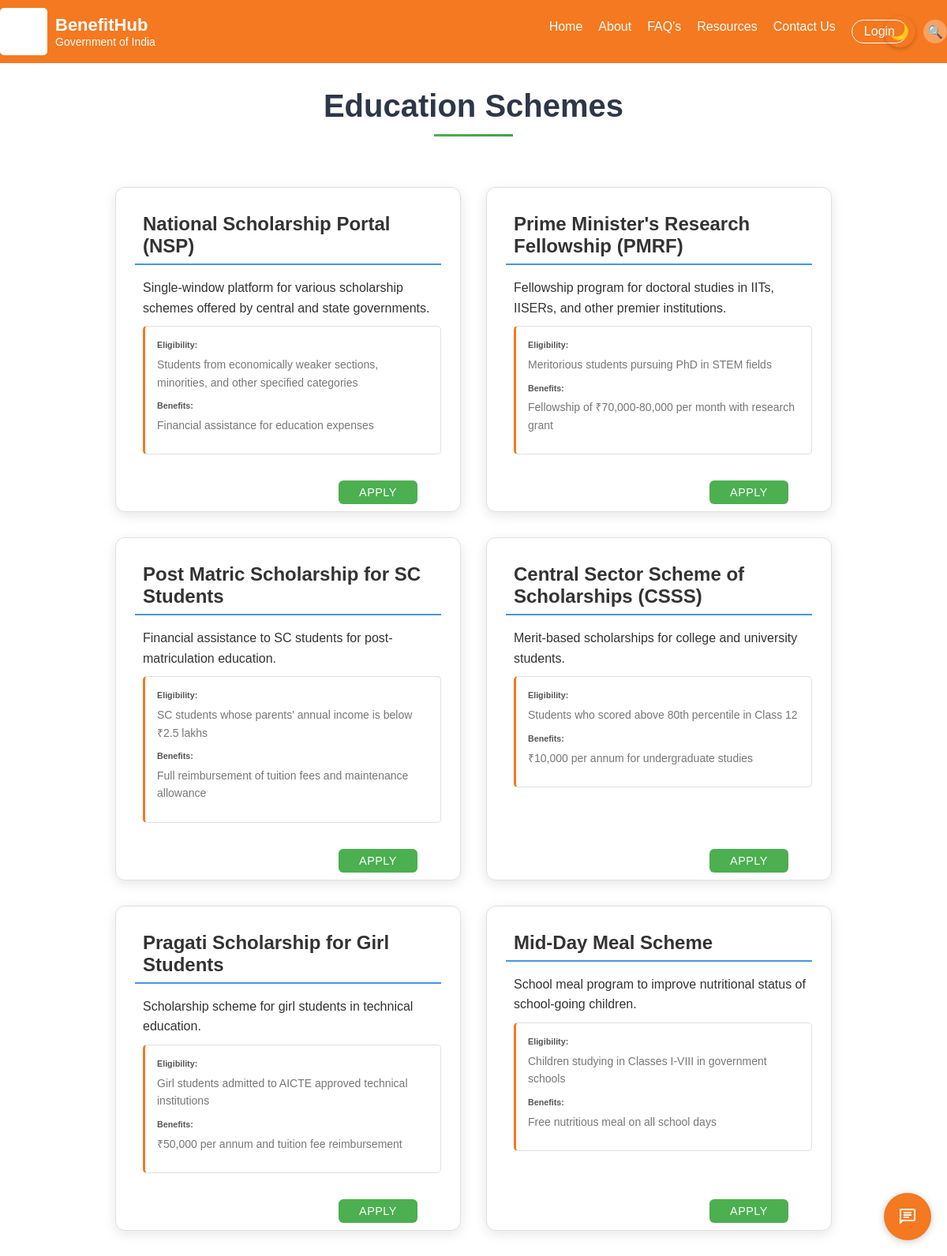
The page /education on the database its author committed.
### tables this page shows
CREATE TABLE schemes (
                id INTEGER PRIMARY KEY AUTOINCREMENT,
                category_id INTEGER,
                title TEXT NOT NULL,
                description TEXT,
                apply_link TEXT,
                eligibility TEXT,
                benefits TEXT,
                is_featured BOOLEAN DEFAULT 0,
                FOREIGN KEY (category_id) REFERENCES categories (id)
            );

### app.py (the view)
@app.route('/education')
def education():
    conn = get_db_connection()
    cursor = conn.cursor()
    cursor.execute('SELECT id FROM categories WHERE name = ?', ('education',))
    category = cursor.fetchone()
    if not category:
        conn.close()
        return "Education category not found."
    education_id = category['id']
    cursor.execute('''
        SELECT id, title, description, apply_link, eligibility, benefits
        FROM schemes
        WHERE category_id = ?
    ''', (education_id,))
    schemes = cursor.fetchall()
    conn.close()
    return render_template('education.html', schemes=schemes)

### app.py (called while the page is built)
@app.context_processor
def inject_user():
    return dict(current_user=current_user)

def get_db_connection():
    return Database.get_connection()

### models.py (called while the page is built)
    @staticmethod
    def get_connection():
        try:
            connection = sqlite3.connect('benefithub.db')
            connection.row_factory = sqlite3.Row
            return connection
        except Error as e:
            print(f"Error connecting to SQLite: {e}")
            return None

### templates/education.html (shortened to what this page needs)
{% extends "base.html" %}
{% block nav_home_active %}{% endblock %}
{% block content %}
<div class="container mt-5">
    <h1 class="mb-4 section-title">Education Schemes</h1>
    <div class="schemes-grid">
        {% for scheme in schemes %}
        <div class="scheme-box">
            <div class="scheme-content">
                <h5 class="scheme-title">{{ scheme.title }}</h5>
                <div class="scheme-description">
                    <p>{{ scheme.description }}</p>
                    <div class="scheme-details">
                        <h6>Eligibility:</h6>
                        <p>{{ scheme.eligibility }}</p>
                        <h6>Benefits:</h6>
                        <p>{{ scheme.benefits }}</p>
                    </div>
                </div>
                <div class="button-container">
                    <button
                    onclick="event.preventDefault();"
                    class="apply-button"
                    data-scheme='{
                        "title": "{{ scheme.title }}",
                        "documents": [
                            "Aadhaar Card",
                            "Income Certificate",
                            "Residence Proof",
                            "Bank Account Details",
                            "Academic Records",
                            "Institution Verification"
                        ],
                        "applyLink": "{{ scheme.apply_link }}"
                    }'>
                    Apply
                    </button>
                </div>
            </div>
        </div>
        {% endfor %}
    </div>
</div>
{% endblock %}
{% block extra_css %}
<link rel="stylesheet" href="{{ url_for('static', filename='css/STYLING.CSS') }}">
{% endblock %}

### static/css/style.css (style rules this page uses)
* { margin: 0; padding: 0; box-sizing: border-box; font-family: Arial, sans-serif; }
body { background-color: #f8f9fa; }
.container { width: 90%; max-width: 1300px; margin: 0 auto; }
.section-title { font-size: 24px; font-weight: bold; color: #333; margin: 40px 0 20px 0; }
.scheme-title { font-size: 16px; font-weight: bold; color: #333; margin-bottom: 5px; padding-left: 10px; }
.scheme-description { font-size: 14px; color: #6c757d; padding-left: 10px; }
.apply-button { position: absolute; right: 30px; top: 50%; transform: translateY(-50%); width: 100px; height: 30px; background-color: #1e4c87; color: white; border: none; border-radius: 15px; cursor: pointer; display: flex; align-items: center; justify-content: center; text-decoration: none; }
body { background-color: var(--bg-color); color: var(--text-color); transition: all 0.3s ease; }
.scheme-box { background: var(--card-bg); border-color: var(--card-border); }
.scheme-title { margin-top: 0.5rem; margin-bottom: 1rem; color: #333; font-size: 1.4rem; }
.scheme-description { color: #666; margin-bottom: 1rem; line-height: 1.5; }
.scheme-details { margin-bottom: 1rem; }
.scheme-details h6 { color: #555; margin-bottom: 0.3rem; font-weight: 600; }
.scheme-details p { color: #777; margin: 0; }
.button-container { display: flex; justify-content: center; margin-top: 1.5rem; }
.apply-button { background: #4CAF50; color: white; border: none; padding: 0.7rem 1.5rem; border-radius: 5px; cursor: pointer; font-weight: 600; transition: background 0.3s ease; }

### static/css/chatbot.css (style rules this page uses)
:root { --header-bg: #f47920; --secondary-color: #2e3192; --card-bg: #ffffff; --card-border: #e0e0e0; --text-color: #333333; --light-bg: #f5f5f5; --success-color: #4CAF50; }
.scheme-details { background: white; border-radius: 5px; padding: 15px; margin-top: 10px; border: 1px solid var(--card-border); border-left: 3px solid var(--header-bg); }
.scheme-details p { margin: 0 0 10px 0; font-size: 14px; }

### static/css/styling.css (style rules this page uses)
.schemes-grid { display: grid; grid-template-columns: repeat(auto-fit, minmax(350px, 1fr)); gap: 2rem; padding: 2rem; max-width: 1400px; margin: 0 auto; }
.scheme-box { background: #fff; border-radius: 12px; box-shadow: 0 4px 15px rgba(0, 0, 0, 0.1); transition: all 0.3s ease; position: relative; min-height: 280px; padding: 1.5rem; border: 1px solid #e1e1e1; }
.scheme-content { display: flex; flex-direction: column; height: 100%; }
.scheme-title { color: #1a365d; font-size: 1.5rem; font-weight: 600; margin-bottom: 1rem; padding-bottom: 0.5rem; border-bottom: 2px solid #4299e1; }
.scheme-description { flex: 1; color: #4a5568; font-size: 1rem; line-height: 1.6; margin-bottom: 2rem; }
.button-container { position: absolute; bottom: 1.5rem; right: 1.5rem; text-align: right; }
.apply-button { background-color: #4CAF50; color: white; padding: 0.75rem 1.5rem; border: none; border-radius: 6px; cursor: pointer; font-weight: 500; transition: all 0.3s ease; text-transform: uppercase; letter-spacing: 0.5px; font-size: 0.9rem; }
.section-title { text-align: center; color: #2d3748; margin: 2rem 0; font-size: 2.5rem; font-weight: 700; position: relative; padding-bottom: 1rem; }
.section-title::after { content: ''; position: absolute; bottom: 0; left: 50%; transform: translateX(-50%); width: 100px; height: 3px; background: linear-gradient(to right, #4CAF50, #45a049); }
.scheme-box { background: var(--card-bg); border: 1px solid var(--card-border); color: var(--text-color); }
.scheme-title { color: var(--text-color); }
.scheme-description { color: var(--text-color); }

### rows shown on the page
schemes: title "National Scholarship Portal (NSP)", description "Single-window platform for various scholarship schemes offered by central and state governments.", eligibility "Students from economically weaker sections, minorities, and other specified categories", benefits "Financial assistance for education expenses"
schemes: title "Prime Minister's Research Fellowship (PMRF)", description "Fellowship program for doctoral studies in IITs, IISERs, and other premier institutions.", eligibility "Meritorious students pursuing PhD in STEM fields", benefits "Fellowship of ₹70,000-80,000 per month with research grant"
schemes: title "Post Matric Scholarship for SC Students", description "Financial assistance to SC students for post-matriculation education.", eligibility "SC students whose parents' annual income is below ₹2.5 lakhs", benefits "Full reimbursement of tuition fees and maintenance allowance"
schemes: title "Central Sector Scheme of Scholarships (CSSS)", description "Merit-based scholarships for college and university students.", eligibility "Students who scored above 80th percentile in Class 12", benefits "₹10,000 per annum for undergraduate studies"
schemes: title "Pragati Scholarship for Girl Students", description "Scholarship scheme for girl students in technical education.", eligibility "Girl students admitted to AICTE approved technical institutions", benefits "₹50,000 per annum and tuition fee reimbursement"
schemes: title "Mid-Day Meal Scheme", description "School meal program to improve nutritional status of school-going children.", eligibility "Children studying in Classes I-VIII in government schools", benefits "Free nutritious meal on all school days"
